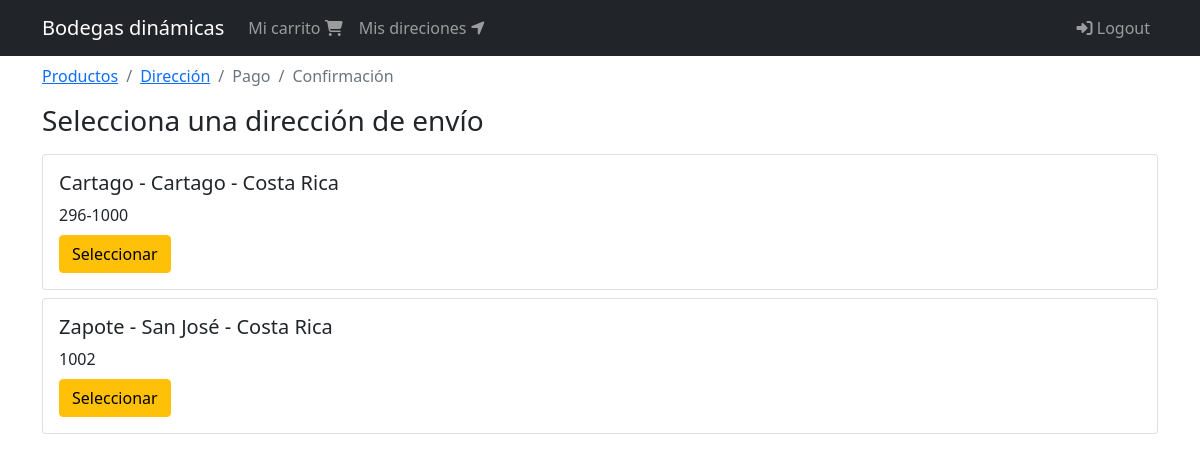
/orden/seleccionar/direccion (signed in), run on the app's committed database.
### shipping_addresses/models.py (models this page shows, shortened)
class ShippingAddress(models.Model):
  user = models.ForeignKey(User, null=False, blank=False, on_delete=models.CASCADE )
  line1 = models.CharField(max_length=200)
  line2 = models.CharField(max_length=200, blank=True)
  city = models.CharField(max_length=100)
  state = models.CharField(max_length=100)
  country = models.CharField(max_length=50)
  reference = models.CharField(max_length=300)
  postal_code = models.CharField(max_length=20, null=False, blank=False)
  default = models.BooleanField(default=False)
  created_at = models.DateTimeField(auto_now_add=True)
  @property
  def address(self):
    return '{} - {} - {}'.format(self.city, self.state, self.country)

### orders/views.py (the view)
# urls.py: path('seleccionar/direccion', views.select_address, name='select_address'),
@login_required(login_url='login')
def select_address(request):
    shipping_addresses = request.user.shippingaddress_set.all()
    return render(request, 'orders/select_address.html', {
      'breadcrumb':breadcrumb(address=True),
      'shipping_addresses':shipping_addresses
    })

### orders/utils.py (called while the page is built)
def breadcrumb(products=True, address=False, payment=False, confirmation=False):
  return [
    {'title':'Productos', 'active':products, 'url': reverse('orders:order') },
    {'title':'Dirección', 'active':address, 'url': reverse('orders:address') },
    {'title':'Pago', 'active':payment, 'url': reverse('orders:order') },
    {'title':'Confirmación', 'active':confirmation, 'url': reverse('orders:order') },
  ]

### orders/templates/orders/select_address.html
{% extends 'base.html' %}
{% block breadcrumb %}
  {% include 'orders/snippets/breadcrumb.html' %}
{% endblock %}
{% block content %}
  <div class="col">
    <div class="h3">Selecciona una dirección de envío</div>
  </div>
  <div class="mt-2">
    {% for shipping_address in shipping_addresses %}
    <div class="card mb-2">
      <div class="card-body">
        <h5 class="card-title">{{ shipping_address.address }}</h5>
        <p class="card-title">{{ shipping_address.postal_code }}</p>
        <a href="{% url 'orders:check_address' shipping_address.pk %}" class="btn btn-warning">
          Seleccionar
        </a>
      </div>
    </div>
    {% endfor %}
  </div>
{% endblock %}

### data on the page
ShippingAddress: address "Cartago - Cartago - Costa Rica", postal_code "296-1000"
ShippingAddress: address "Zapote - San José - Costa Rica", postal_code "1002"

### other printed values
{{ item.title }} "Productos" "Dirección"
{{ item.title }} "Pago" "Confirmación"
